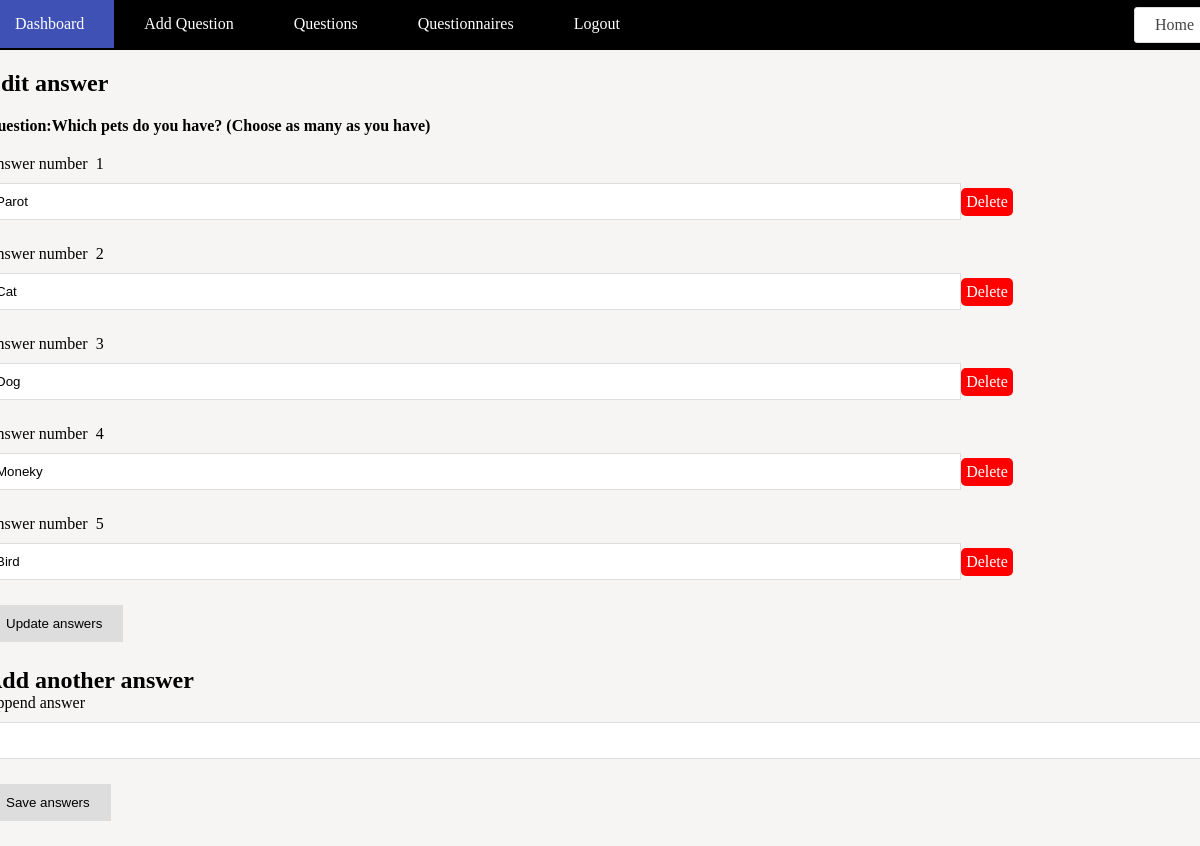
The page /admin/add_answer.php?q_id=9 (signed in) on the database its author committed.
### tables this page shows
CREATE TABLE `questions` (
  `id` int NOT NULL,
  `user_id` int DEFAULT NULL,
  `question` text,
  `type` int NOT NULL,
  `is_global` tinyint(1) NOT NULL DEFAULT '1',
  `number_of_ans` int DEFAULT NULL,
  `added_on` datetime DEFAULT NULL
);

CREATE TABLE `answers` (
  `id` int NOT NULL,
  `question_id` int NOT NULL,
  `answer` text
);

### admin/add_answer.php (the view, shortened to what this page needs)
<?php include './includes/header.php';?>
<?php
    $existingData = array();
    $question_id = $_GET['q_id'];
    $stmt        = $conn->prepare("SELECT * FROM questions WHERE id=:id");
    $stmt->execute([
        'id' => $question_id
    ]);
    $question = $stmt->fetch();
    $stmt2 = $conn->prepare("SELECT * FROM answers WHERE question_id=:id");
    $stmt2->execute([
        'id' => $question_id
    ]);
    if ($stmt->rowCount() > 0) {
        $existingData = $stmt2->fetchAll();
    }
?>
<div class="main-container mt-3">
    <div class="container">
        <div class="row">
            <div class="col-12">
                <?php echo count($existingData) > 0 ? '<h3>Edit answer</h3>' : '<h3>Add answer</h3>'; ?>
                <h4 class="mt-3">Question:<?php echo $question['question']; ?></h4>
            </div>
        </div>
    </div>
    <div class="container mt-3">
        <div class="row">
            <div class="col-12">
                <form action="<?php echo $_SERVER['REQUEST_URI'] ?>" method="POST">
                    <?php if (count($existingData) > 0): ?>
                    <?php foreach ($existingData as $key => $data): ?>
                    <div class="form-group">
                        <label for="answer_<?php echo $data['id']; ?>">Answer number
                            &nbsp;<?php echo $key + 1; ?></label>
                        <table class="table-2">
                            <tbody>
                                <tr>
                                    <td><input type="text"
                                            name="answer[<?php echo $data['question_id']; ?>][<?php echo $data['id']; ?>]"
                                            id="answer_<?php echo $data['id']; ?>" class="form-control"
                                            value="<?php echo $data['answer'] ?>"></td>
                                    <td><a href="delete_answer.php?id=<?php echo $data['id']; ?>&q_id=<?php echo $data['question_id']; ?>"
                                            class="btn-danger">Delete</a></td>
                                </tr>
                            </tbody>
                        </table>
                    </div>
                    <?php endforeach;?>
                    <div class="form-group">
                        <button type="submit" name="answer_update_submit" class="btn btn">Update answers</button>
                    </div>
                    <?php endif;?>
                </form>
            </div>
        </div>
        <div class="row">
            <div class="col-12">
                <?php if (count($existingData) > 0): ?>
                <h3>Add another answer</h3>
                <form action="<?php echo $_SERVER['REQUEST_URI']; ?>" method="post">
                    <div class="form-group">
                        <label for="new_answer">Append answer</label>
                        <input type="text" name="new_answer" id="new_answer" class="form-control">
                    </div>
                    <div class="form-group">
                        <button type="submit" name="new_answer_submit" class="btn btn">Save answers</button>
                    </div>
                </form>
                <?php endif;?>
            </div>
        </div>
    </div>
</div>
<?php include './includes/footer.php';?>

### admin/assets/style.css (style rules this page uses)
* { margin: 0; padding: 0; }
body { background-color: #f6f5f4; max-width: 100vw; overflow-x: hidden; }
h3 { font-size: 24px; }
a, a:visited { color: #444;text-decoration: none; }
.btn-danger { background: #FF0000; color: #fff; padding: 5px; border-radius: 5px; display: inline-block; }
.container { max-width: 1200px; width: 100%; margin: 0 auto; }
.row { display: flex; flex-wrap: wrap; margin-right: -15px; margin-left: -15px; }
.col-12 { width: 100%; float: left; }
form { display: block; }
input[type=text], input[type=email], input[type=number] { outline: none; border: 1px solid #dddddd; padding: 10px; width: 100%; box-sizing: border-box; }
.form-group { width: 100%; margin-bottom: 25px; }
.form-group label { margin-bottom: 10px; display: block; }
.btn { padding: 10px 20px; border: 1px solid #ddd; background: #ddd; cursor: pointer; }
.mt-3 { margin-top: 20px; }
.main-container { width: 100%; float: left; }
.table-2 { width: 100%; border-collapse: collapse; }

### rows shown on the page
questions: question "Which pets do you have? (Choose as many as you have)"
answers: answer "Parot"
answers: answer "Cat"
answers: answer "Dog"
answers: answer "Moneky"
answers: answer "Bird"
